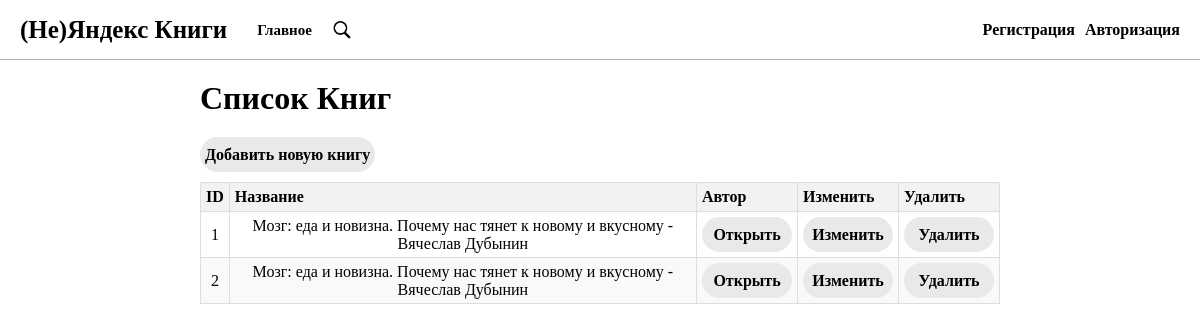
The page /books/ on the database its author committed.
### library/models.py (models this page shows, shortened)
class Book(models.Model):
    title = models.CharField(max_length=100)
    author = models.CharField(max_length=100)
    year = models.IntegerField()
    price = models.IntegerField()
    description = models.TextField()
    image = models.ImageField(upload_to='books/img', blank=False, null=False)
    rating = models.IntegerField()
    pages = models.IntegerField()
    genres = models.ManyToManyField(Genre)
    file = models.FileField(upload_to='books/files', null=True)

### library/views.py (the view)
# urls.py: path('books/', BookListView.as_view(), name='book_list'),
class BookListView(ListView):
    model = Book
    template_name = 'library/book/book_list.html'
    context_object_name = 'books'

### library/templates/library/book/book_list.html (shortened to what this page needs)
{% extends 'library/includes/base.html' %}
{% block main %}
<h1>Список Книг</h1>
<a class="button" href="{% url 'book_create' %}">Добавить новую книгу</a>
<table>
    <thead>
        <tr>
            <th>ID</th>
            <th>Название</th>
            <th>Автор</th>
            <th>Изменить</th>
            <th>Удалить</th>
        </tr>
    </thead>
    <tbody>
        {% for book in books %}
            <tr>
                <td>{{ book.id }}</td>
                <td>{{ book.title }} - {{ book.author }}</td>
                <td><a class="button__table" href="{% url 'book_detail' book.id %}">Открыть</td>
                <td><a class="button__table" href="{% url 'book_update' book.id %}">Изменить</a></td>
                <td><a class="button__table" href="{% url 'book_delete' book.id %}">Удалить</a></td>
            </tr>
        {% empty %}
            <tr>
                <td colspan="4">Нет книг для отображения</td>
            </tr>
        {% endfor %}
    </tbody>
</table>
<br>
{% endblock main %}

### library/static/library/style.css (style rules this page uses)
* { margin: 0; padding: 0; box-sizing: border-box; font-family: Calibri, serif; color: black; }
a { text-decoration: none; }
body { background-color: #ffffff; }
h1 { margin-bottom: 20px; }
.button { background-color: #e9e9e9; outline: none; border: none; color: inherit; font-weight: bold; height: 35px; width: max-content ; padding: 5px; margin-bottom: 10px; min-width: 90px; display: flex; flex-direction: column; justify-content: center; align-items: center; border-radius: 20px; }
table { width: 100%; border-collapse: collapse; text-align: center; }
thead th { background-color: #f2f2f2; border: 1px solid #ddd; padding: 5px; text-align: left; }
tbody td { border: 1px solid #ddd; text-align: center; }
tbody tr:nth-child(even) { background-color: #f9f9f9; }
.button__table { background-color: #e9e9e9; outline: none; border: none; color: inherit; font-weight: bold; height: 35px; width:max-content ; padding: 5px; margin: 5px; min-width: 90px; display: flex; flex-direction: column; justify-content: center; align-items: center; border-radius: 20px; }

### rows shown on the page
Book: id "1", title "Мозг: еда и новизна. Почему нас тянет к новому и вкусному", author "Вячеслав Дубынин"
Book: id "2", title "Мозг: еда и новизна. Почему нас тянет к новому и вкусному", author "Вячеслав Дубынин"
